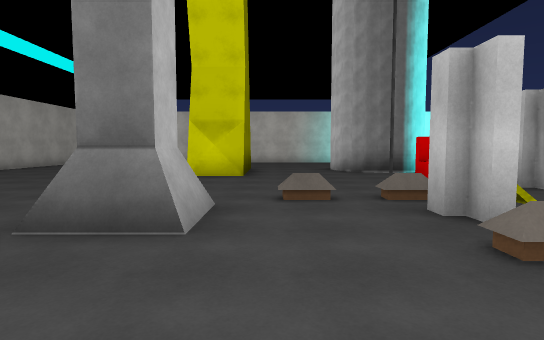
[1] (above)

22 first-person views from a walk through a scene from a Unity 3-D project. The camera is 1.5 m above the floor, tilts 4° down and sees 80° across. The floor is counted in squares, 2 m on a side. Each view is taken from the middle of a square. On the plan, view 1 faces up. The plan holds only what a view shows up to about 11 squares ahead; the rest is blank. The place goes on beyond the plan. Surface patterns are stand-ins for the level's own textures.

[2]
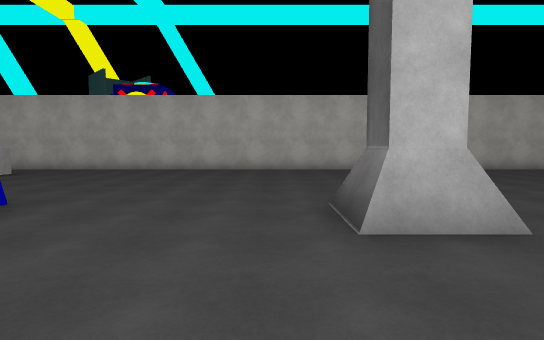

[3]
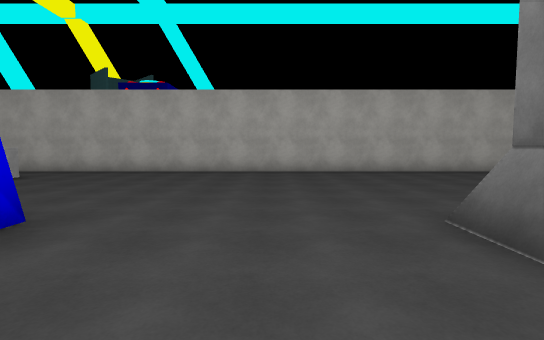

[4]
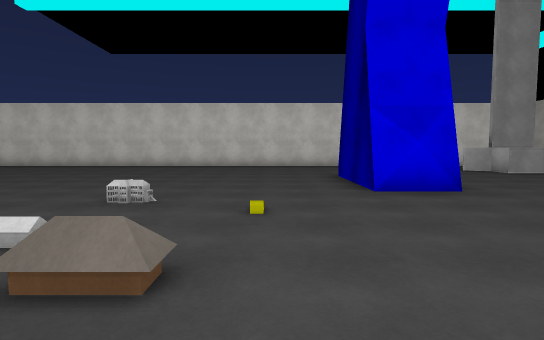

[5]
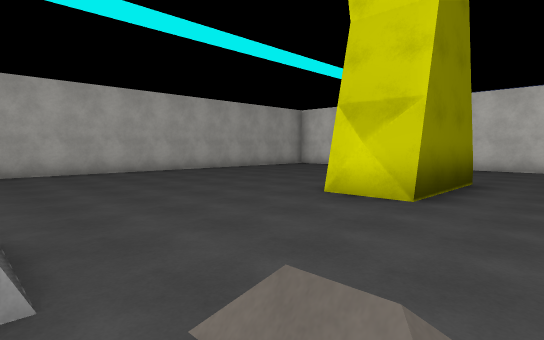

[6]
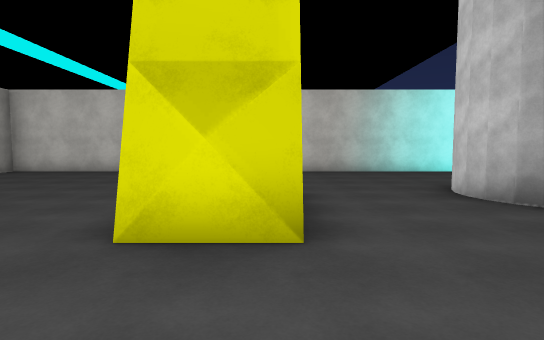

[7]
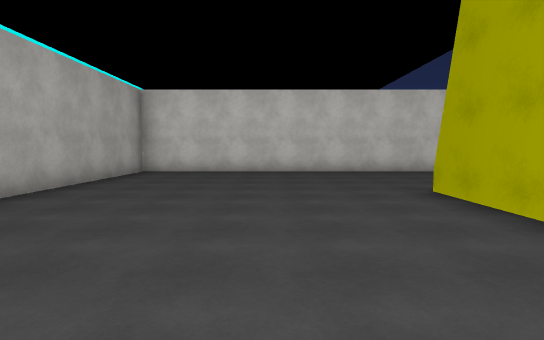

[8]
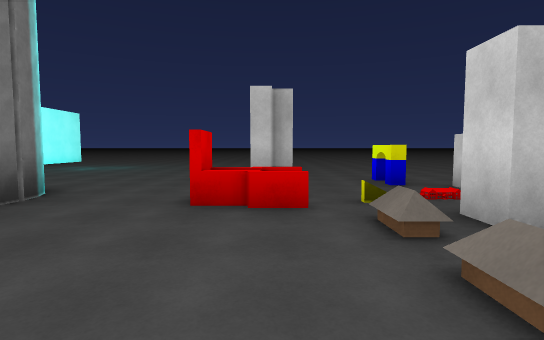

[9]
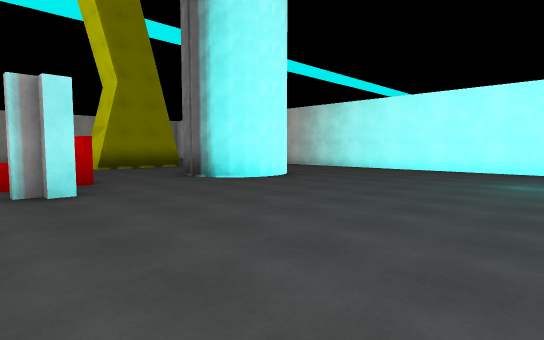

[10]
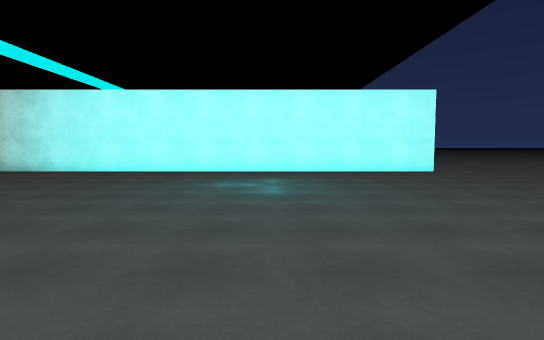

[11]
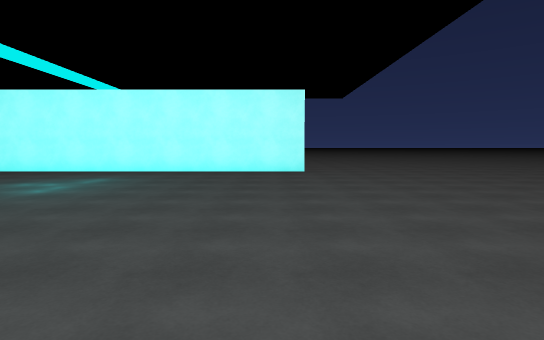

[12]
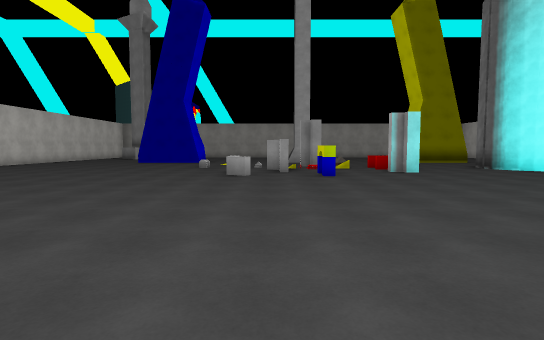

[13]
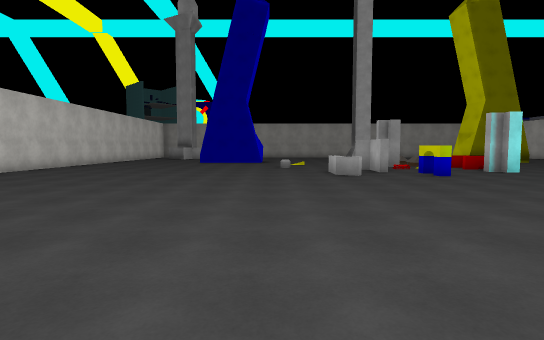

[14]
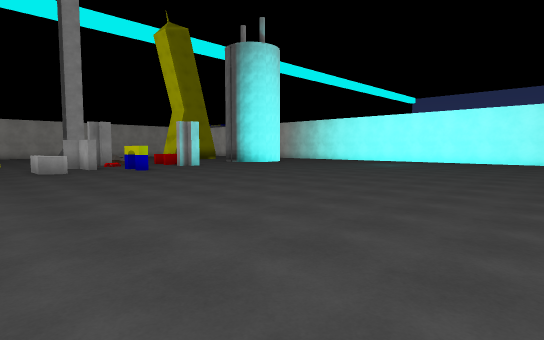

[15]
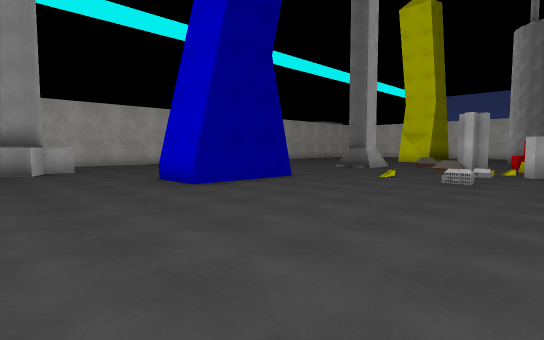

[16]
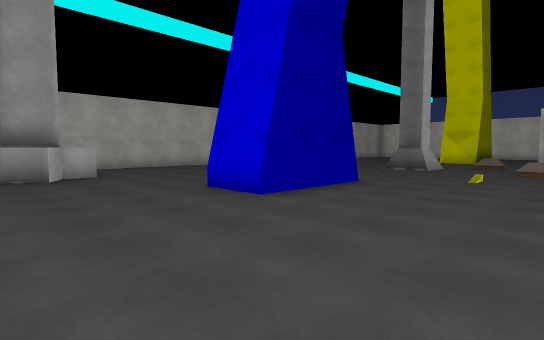

[17]
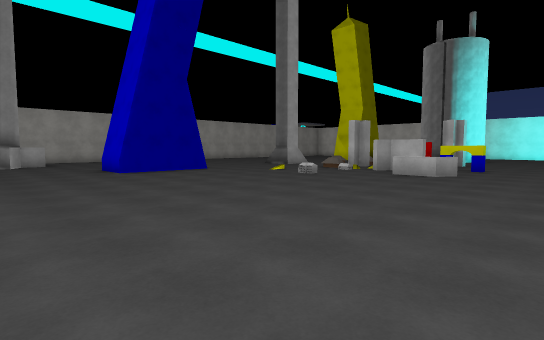

[18]
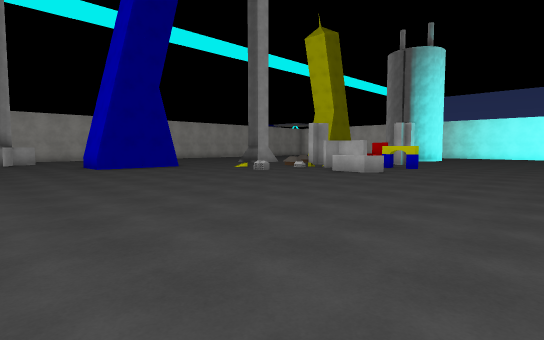

[19]
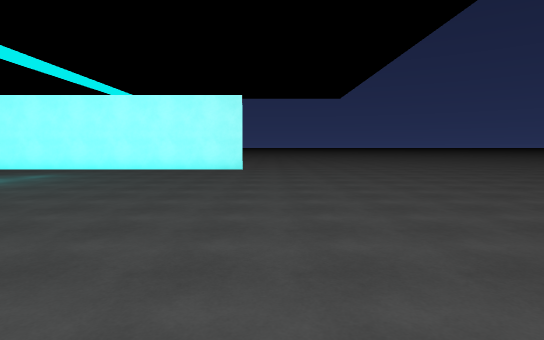

[20]
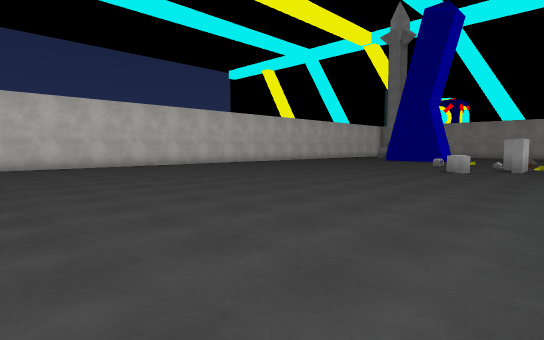

[21]
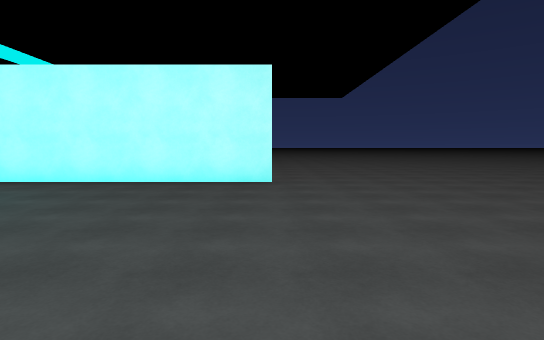

[22]
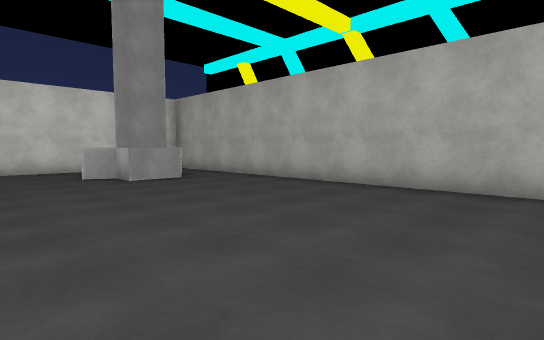

### Floor plan
Key: @ floor where view 1 was taken; # wall or solid block; x gap in a wall; . floor; / step, stairs or slope; = window, fence, low wall or low ledge; ^ raised ledge; T tower; A arch; O other object.
Columns run from 9 left of view 1 to 22 right of it. Each row starts with its distance up from view 1.
 17                          .......
 16 ##########################......
 15 #...............................
 14 #...............................
 13 #...............................
 12 #...........##..................
 11 #......##...###.................
 10 #......TT...##.................
  9 #......##......................
  8 #.............................
  7 #...........##...............
  6 #...........^=#.............
  5 #........///...............
  4 #......OO.././.............
  3 #......OO.././.A...........
  2 #..........//##............
  1 #..............^...........
  0 #........@.................
 -1 #...........#..............
 -2 #......##..................
 -3 #......TT.................
 -4 #......##.................
 -5 #.........................
 -6 #.##......................
 -7 #x##................. ....
 -8 #   .................  ...

Where each view was taken, in squares from view 1:
view 1: 0 up, 0 right, facing up
view 2: 2 up, 2 right, facing left
view 3: 1 up, 1 right, facing left
view 4: 4 up, 1 right, facing down
view 5: 4 up, 1 right, facing up-left
view 6: 6 up, 1 left, facing up
view 7: 6 up, 5 left, facing up
view 8: 6 up, 1 left, facing right
view 9: 5 up, 11 right, facing up-left
view 10: 6 up, 11 right, facing up
view 11: 6 up, 15 right, facing up
view 12: 2 up, 15 right, facing left
view 13: 1 down, 15 right, facing left
view 14: 1 down, 17 right, facing up-left
view 15: 8 down, 5 right, facing up-left
view 16: 8 down, 3 right, facing up-left
view 17: 8 down, 9 right, facing up-left
view 18: 8 down, 11 right, facing up-left
view 19: 5 up, 17 right, facing up
view 20: 4 up, 17 right, facing down-left
view 21: 9 up, 16 right, facing up
view 22: 2 up, 3 left, facing down-left
